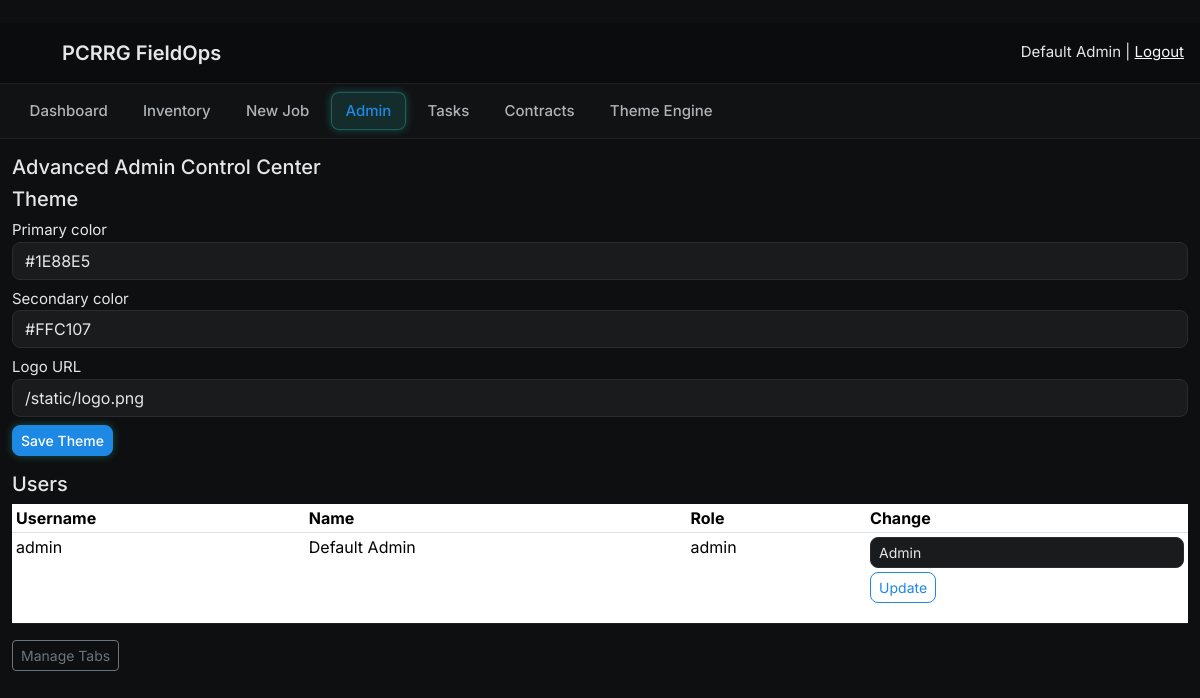
The app's page /xadmin/ (signed in), older data.
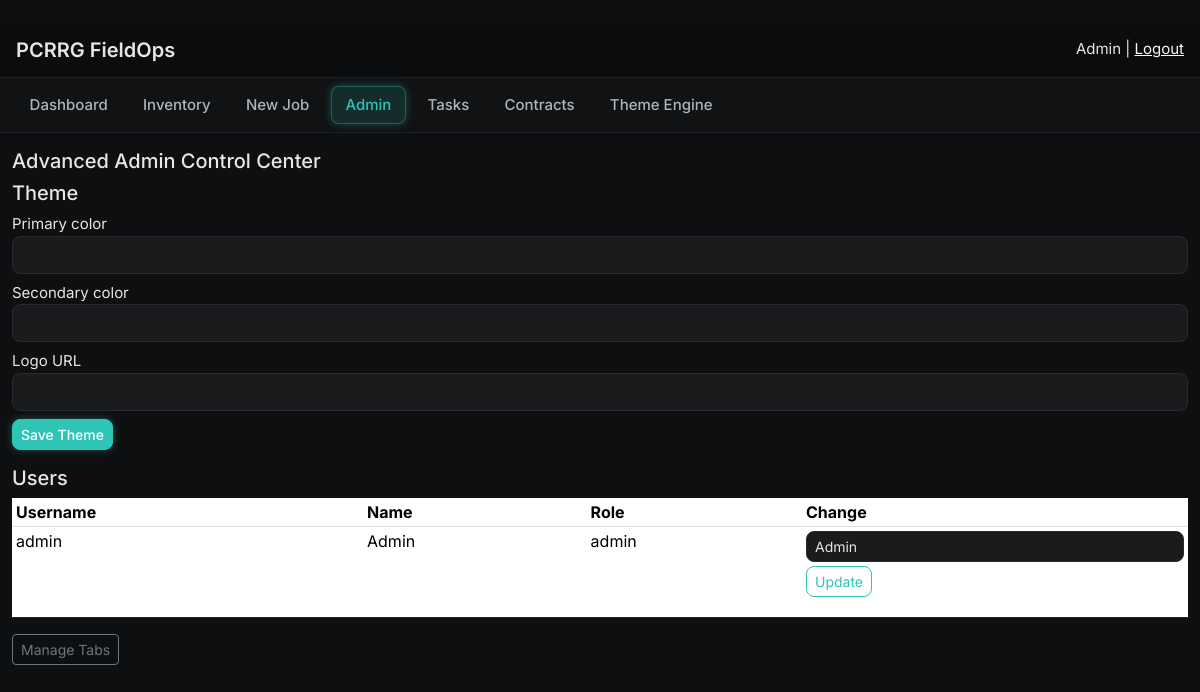
The same page, newer data.
### app.py (models this page shows, shortened)
class ThemeSettings(db.Model):
    id = db.Column(db.Integer, primary_key=True)
    primary_color = db.Column(db.String(32), default="#1E88E5")
    secondary_color = db.Column(db.String(32), default="#FFC107")
    logo_url = db.Column(db.String(255), default="/static/logo.png")

class User(UserMixin, db.Model):
    id = db.Column(db.Integer, primary_key=True)
    username = db.Column(db.String(80), unique=True, nullable=False)
    pin = db.Column(db.String(16), nullable=False)
    name = db.Column(db.String(255))
    phone = db.Column(db.String(50))
    email = db.Column(db.String(255))
    role = db.Column(db.String(50), default='tech')

### extensions/advanced_admin.py (the view)
@advanced_admin_bp.route('/')
@login_required
def home():
    if not is_admin():
        flash('Admins only.')
        return redirect(url_for('dashboard'))
    users = User.query.order_by(User.username).all()
    tabs = CustomTab.query.order_by(CustomTab.order).all()
    theme = ThemeSettings.query.first()
    return render_template('xadmin_home.html', users=users, tabs=tabs, theme=theme)

### app.py (called while the page is built)
@login_manager.user_loader
def load_user(user_id):
    return User.query.get(int(user_id))

def is_admin():
    return current_user.is_authenticated and getattr(current_user, 'role', '') == 'admin'

@app.context_processor
def inject_globals():
    theme = ThemeSettings.query.first()
    return {'is_admin': is_admin(), 'current_user': current_user, 'theme': theme}

@app.context_processor
def inject_theme():
    try:
        return {"t": load_theme()}
    except Exception:
        return {"t": {}}

@app.context_processor
def inject_globals():
    theme = ThemeSettings.query.first()
    return {
        "is_admin": is_admin(),
        "current_user": current_user,
        "theme": theme,
        "user_has_permission": user_has_permission,
    }

### extensions/advanced_admin.py (called while the page is built)
def is_admin():
    return current_user.is_authenticated and getattr(current_user, 'role', '') == 'admin'

### plus/ui.py (called while the page is built, shortened)
def load_plus_config():
    with open(PLUS_CONFIG_PATH, 'r', encoding='utf-8') as f:
        return json.load(f)

@app.context_processor
def inject_plus():
    return { "plus_ui": load_plus_config() }

### templates/xadmin_home.html (shortened to what this page needs)
﻿{% extends "base.html" %}
{% block content %}
<h2>Advanced Admin Control Center</h2>
<h3>Theme</h3>
<form method="post" action="{{ url_for('advanced_admin.theme_update') }}" class="mb-3">
  <div class="mb-2">
    <label>Primary color</label>
    <input type="text" name="primary_color" class="form-control" value="{{ theme.primary_color }}">
  </div>
  <div class="mb-2">
    <label>Secondary color</label>
    <input type="text" name="secondary_color" class="form-control" value="{{ theme.secondary_color }}">
  </div>
  <div class="mb-2">
    <label>Logo URL</label>
    <input type="text" name="logo_url" class="form-control" value="{{ theme.logo_url }}">
  </div>
  <button class="btn btn-primary btn-sm">Save Theme</button>
</form>
<h3>Users</h3>
<table class="table table-sm">
  <thead>
    <tr><th>Username</th><th>Name</th><th>Role</th><th>Change</th></tr>
  </thead>
  <tbody>
    {% for u in users %}
    <tr>
      <td>{{ u.username }}</td>
      <td>{{ u.name }}</td>
      <td>{{ u.role }}</td>
      <td>
        <form method="post" action="{{ url_for('advanced_admin.user_role', user_id=u.id) }}">
          <select name="role" class="form-select form-select-sm">
            <option value="admin" {% if u.role == 'admin' %}selected{% endif %}>Admin</option>
          </select>
          <button class="btn btn-sm btn-outline-primary mt-1">Update</button>
        </form>
      </td>
    </tr>
    {% endfor %}
  </tbody>
</table>
<p><a href="{{ url_for('advanced_admin.tabs') }}" class="btn btn-outline-secondary btn-sm">Manage Tabs</a></p>
{% endblock %}

### templates/base.html (shortened to what this page needs)
<html lang="en">
<head>
  <link href="https://cdn.jsdelivr.net/npm/bootstrap@5.3.3/dist/css/bootstrap.min.css" rel="stylesheet">
</head>
<body>
<div class="topbar">
  <div class="topbar-logo">
    {% if theme and theme.logo_url %}
      <img src="{{ theme.logo_url }}">
    {% endif %}
    PCRRG FieldOps
  </div>
  <div>
    {{ current_user.name or current_user.username }} |
    <a href="{{ url_for('logout') }}" class="text-light">Logout</a>
  </div>
</div>
<div class="app-nav">
  <a href="{{ url_for('dashboard') }}" class="{% if request.endpoint=='dashboard' %}active{% endif %}">
    Dashboard
  </a>
  <a href="{{ url_for('inventory_list') }}" class="{% if 'inventory' in request.endpoint %}active{% endif %}">
    Inventory
  </a>
  <a href="{{ url_for('new_job') }}" class="{% if request.endpoint=='new_job' %}active{% endif %}">
    New Job
  </a>
  {% if is_admin %}
    <a href="{{ url_for('admin_home') }}" class="{% if 'admin' in request.endpoint %}active{% endif %}">
      Admin
    </a>
    <a href="{{ url_for('admin_task_templates') }}" class="{% if 'task' in request.endpoint %}active{% endif %}">Tasks</a>
    <a href="{{ url_for('manage_contracts') }}" class="{% if 'contract' in request.endpoint %}active{% endif %}">Contracts</a>
    <a href="{{ url_for('theme.theme_admin') }}" class="{% if 'theme' in request.endpoint %}active{% endif %}">Theme Engine</a>
  {% endif %}
</div>
<div class="container-fluid mt-3">
  {% block content %}{% endblock %}
</div>
</body>
</html>

Row changes from the older to the newer data that the page shows:
removed ThemeSettings: logo_url (picture), primary_color "#1E88E5", secondary_color "#FFC107", logo_url "/static/logo.png"
changed User "admin": name "Default Admin" → "Admin"
